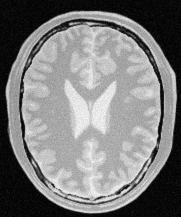
#> input picture a1images/brain_proton_density_slice.png, 181 x 217 px, found by its file name
$ jupyter execute Q02.ipynb
#> lines starting #> are read from the running program, lines starting #| are printed output that depends on the picture; after the words box and inside, x2 and y2 are one past the last pixel; in counts of white or black regions, pixels touching at a corner belong together
[cell 1]
import cv2 as cv
import matplotlib.pyplot as plt

# Load the image
input_image_path = '/Users/kavindujayathissa/Desktop/Academics/Semester 05/EN3160 Image Processing/Assignment A01/a1images/brain_proton_density_slice.png'
input_image = cv.imread(input_image_path, cv.IMREAD_GRAYSCALE)
#> input_image is the input picture: shape (217, 181); min 0, max 251, mean 123.7

# Display the image with a scale
plt.figure(figsize=(10, 5))
plt.subplot(1, 2, 1)
plt.imshow(input_image, cmap='gray', aspect='auto')  # Display in grayscale
plt.colorbar(label='Pixel Intensity')  # Add a color scale
plt.title('Image with Pixel Intensity Scale')
plt.xlabel('X Coordinate (pixels)')
plt.ylabel('Y Coordinate (pixels)')

# Set the x and y ticks to correspond to the pixel values
plt.xticks(range(0, input_image.shape[1], 50))  # X ticks every 50 pixels
plt.yticks(range(0, input_image.shape[0], 50))  # Y ticks every 50 pixels

# Show the image plot
plt.subplot(1, 2, 2)

# Create a histogram of the pixel intensities
plt.hist(input_image.ravel(), bins=256, range=[0, 256], color='gray', alpha=0.7)
plt.title('Histogram of Pixel Intensities')
plt.xlabel('Pixel Intensity')
plt.ylabel('Frequency')
plt.grid()

plt.tight_layout()
plt.show()  # Show both the image and the histogram
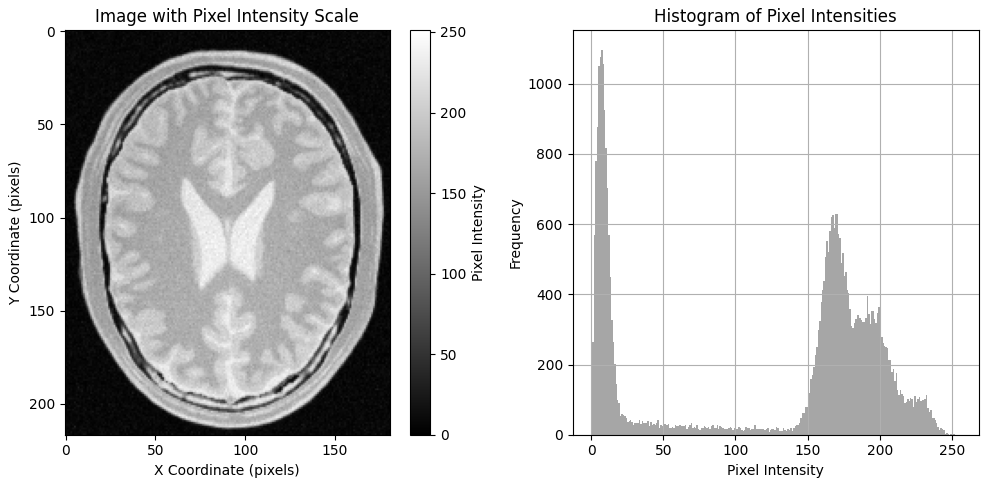
#> figure drawn by matplotlib, 3 panels; panel 3: tallest bar 1097 high, from x = 7 to 8

[cell 2]
import cv2 as cv
import numpy as np
import matplotlib.pyplot as plt

# Read the input image
input_image = cv.imread('/Users/kavindujayathissa/Desktop/Academics/Semester 05/EN3160 Image Processing/Assignment A01/a1images/brain_proton_density_slice.png', cv.IMREAD_GRAYSCALE)

# Define the intensity transformation
t = np.zeros(256, dtype=np.uint8)
t[100:181] = 255  # Set values between 100 and 180 to 255
# Apply the transformation using the LUT function
output_image = cv.LUT(input_image, t)
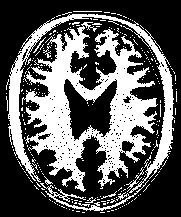
#> output_image: shape (217, 181); 35.5% white; 267 white regions (258 under 20 px), largest, box (x1, y1, x2, y2) and area: (22, 22, 158, 192) 9185, (8, 14, 175, 193) 3389, (40, 180, 149, 211) 448

# Plot the intensity transformation graph
plt.figure(figsize=(10, 5))
plt.plot(range(256), t, label='Intensity Transformation')
plt.xlabel('Input Intensity')
plt.ylabel('Output Intensity')
plt.title('Intensity Transformation Graph')
plt.legend()
plt.grid()
plt.show()
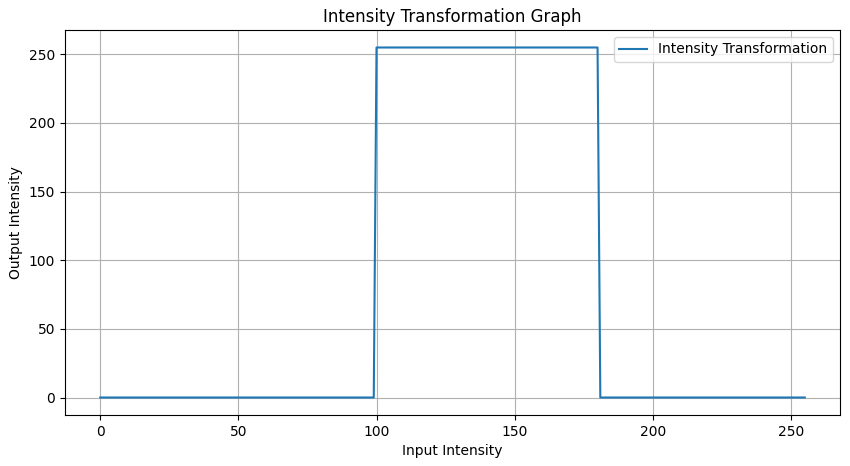
#> figure drawn by matplotlib, 1 panel; curve peaks at x = 100, y = 255

# Plot original and enhanced images side by side
plt.figure(figsize=(12, 6))
plt.subplot(1, 2, 1)  # 1 row, 2 columns, 1st subplot
plt.imshow(input_image, cmap='gray')
plt.title('Original Image')
plt.axis('off')  # Hide axes

plt.subplot(1, 2, 2)  # 1 row, 2 columns, 2nd subplot
plt.imshow(output_image, cmap='gray')
plt.title('Gray Matter Enhanced Image')
plt.axis('off')  # Hide axes

plt.tight_layout()  # Adjust subplots to fit in the figure area
plt.show()  # Display the images
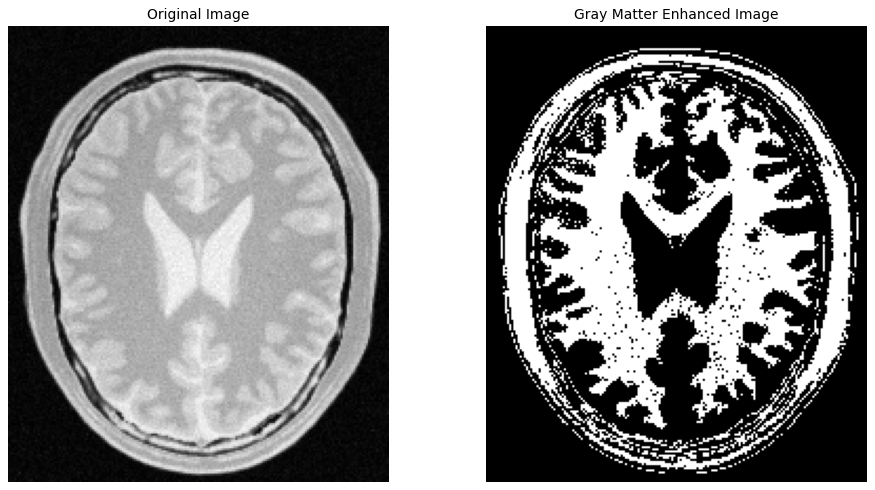
#> figure drawn by matplotlib, 2 panels

[cell 3]
import cv2 as cv
import numpy as np
import matplotlib.pyplot as plt
import os

# Load image path from an environment variable for flexibility
image_path = os.getenv('IMAGE_PATH', '/Users/kavindujayathissa/Desktop/Academics/Semester 05/EN3160 Image Processing/Assignment A01/a1images/brain_proton_density_slice.png')

# Read the input image
input_image = cv.imread(image_path, cv.IMREAD_GRAYSCALE)

# Define the intensity transformation: set 180-255 to 255, all others to 0
t = np.zeros(256, dtype=np.uint8)
t[180:256] = 255
# Create the output image using the LUT function
output_image = cv.LUT(input_image, t)
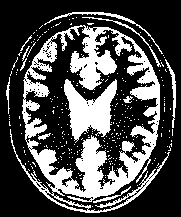
#> output_image: shape (217, 181); 30.7% white; 282 white regions (270 under 20 px), largest, box (x1, y1, x2, y2) and area: (10, 25, 170, 213) 8867, (64, 79, 117, 143) 1782, (44, 12, 163, 54) 282

# Plot the intensity transformation graph
plt.figure(figsize=(10, 5))
plt.plot(range(256), t, label='Intensity Transformation')
plt.xlabel('Input Intensity')
plt.ylabel('Output Intensity')
plt.title('Intensity Transformation Graph')
plt.legend()
plt.grid()
plt.show()
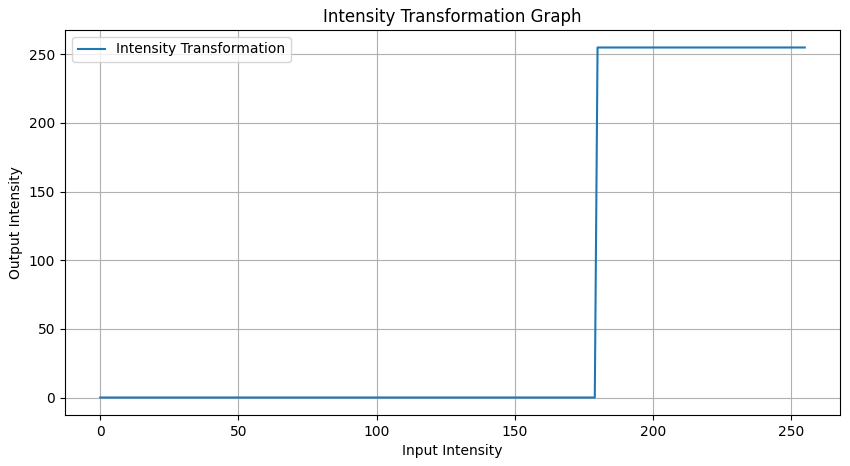
#> figure drawn by matplotlib, 1 panel; curve peaks at x = 180, y = 255

# Plot original and enhanced images side by side
plt.figure(figsize=(12, 6))
plt.subplot(1, 2, 1)
plt.imshow(input_image, cmap='gray')
plt.title('Original Image')
plt.axis('off')

plt.subplot(1, 2, 2)
plt.imshow(output_image, cmap='gray')
plt.title('White Matter Enhanced Image')
plt.axis('off')

plt.tight_layout()
plt.show()
